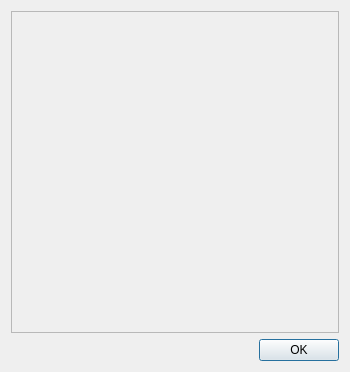
<?xml version="1.0" encoding="UTF-8"?>
<ui version="4.0">
 <class>ResourcePropertiesDialog</class>
 <widget class="QDialog" name="ResourcePropertiesDialog">
  <property name="geometry">
   <rect>
    <x>0</x>
    <y>0</y>
    <width>350</width>
    <height>372</height>
   </rect>
  </property>
  <property name="acceptDrops">
   <bool>true</bool>
  </property>
  <property name="windowTitle">
   <string>Properties</string>
  </property>
  <layout class="QVBoxLayout" name="verticalLayout">
   <item>
    <widget class="QScrollArea" name="scrollArea">
     <property name="widgetResizable">
      <bool>true</bool>
     </property>
     <widget class="QWidget" name="scrollAreaWidgetContents">
      <property name="geometry">
       <rect>
        <x>0</x>
        <y>0</y>
        <width>330</width>
        <height>323</height>
       </rect>
      </property>
      <layout class="QVBoxLayout" name="verticalLayout_3">
       <property name="leftMargin">
        <number>0</number>
       </property>
       <property name="topMargin">
        <number>0</number>
       </property>
       <property name="rightMargin">
        <number>0</number>
       </property>
       <property name="bottomMargin">
        <number>0</number>
       </property>
       <item>
        <widget class="QAxResourcePropertiesWidget" name="wProperties" native="true">
         <layout class="QVBoxLayout" name="verticalLayout_2"/>
        </widget>
       </item>
       <item>
        <spacer name="verticalSpacer">
         <property name="orientation">
          <enum>Qt::Vertical</enum>
         </property>
         <property name="sizeHint" stdset="0">
          <size>
           <width>20</width>
           <height>296</height>
          </size>
         </property>
        </spacer>
       </item>
      </layout>
     </widget>
    </widget>
   </item>
   <item>
    <widget class="QDialogButtonBox" name="buttonBox">
     <property name="standardButtons">
      <set>QDialogButtonBox::Ok</set>
     </property>
    </widget>
   </item>
  </layout>
 </widget>
 <customwidgets>
  <customwidget>
   <class>QAxResourcePropertiesWidget</class>
   <extends>QWidget</extends>
   <header>Source/QAxWidgets/QAxResourcePropertiesWidget.h</header>
   <container>1</container>
  </customwidget>
 </customwidgets>
 <resources/>
 <connections>
  <connection>
   <sender>buttonBox</sender>
   <signal>accepted()</signal>
   <receiver>ResourcePropertiesDialog</receiver>
   <slot>accept()</slot>
   <hints>
    <hint type="sourcelabel">
     <x>174</x>
     <y>351</y>
    </hint>
    <hint type="destinationlabel">
     <x>174</x>
     <y>185</y>
    </hint>
   </hints>
  </connection>
  <connection>
   <sender>buttonBox</sender>
   <signal>rejected()</signal>
   <receiver>ResourcePropertiesDialog</receiver>
   <slot>reject()</slot>
   <hints>
    <hint type="sourcelabel">
     <x>174</x>
     <y>351</y>
    </hint>
    <hint type="destinationlabel">
     <x>174</x>
     <y>185</y>
    </hint>
   </hints>
  </connection>
 </connections>
</ui>
